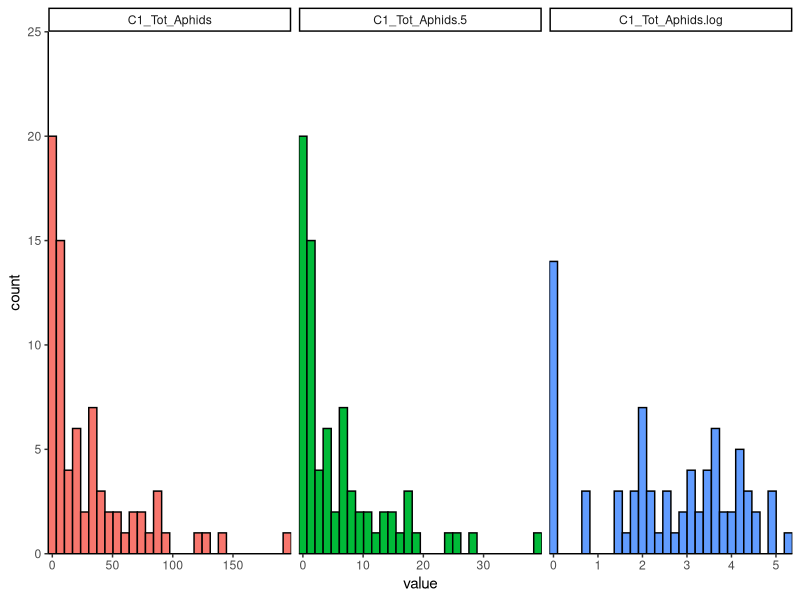

Write R code to recreate this figure.

# load libraries ----------------------------------------------------------

.libPaths("P:/RLibrary") # set the path to the directory where you keep your R library.  

install.packages(c("mgcv", "vegan","nlme")) # install the mgvc, vegan, and nlme packages. mgvc allows you to do the gam modelling and vegan allows you to do multivariate analyses. nlme allows you to do mixed effect modelling and different autocorrelation structures 

library(mgcv) # load the libraries 
library(vegan)
library(nlme)
library(tidyverse)


# load the data -----------------------------------------------------------

R.Version() # display what version of R 
citation() # get citation for R
citation(package = "mgcv") # get citation for packages
toBibtex(citation(package = "mgcv")) # citations in Bibtex format
update.packages() # update already installed packages

data2010 <- read_csv("data/2010_Above.csv") # read in the 2010 above data
head(data2010) # look at the first 6 rows
tail(data2010) # look at the last 6 rows
data2011 <- read_csv("data/2011_Above.csv") # read in the 2011 above data
head(data2011) # look at the first 6 rows
tail(data2011) # look at the last 6 rows



# manipulate data ---------------------------------------------------------

## Manipulate 2010 data
data2010 %>% 
  mutate(logPatchsize = log10(Patch_Size), # log transform patchsize and prox
         logProx = log10(Prox),
         C1NotGrz = C1_Tot_Lfts - C1_Tot_Grz, #calculation of ungrazed leaves for each census
         C2NotGrz = C2_Tot_Lfts - C2_Tot_Grz,
         C1TotLftsPlt = C1_Tot_Lfts/5,
         C2TotLftsPlt = C2_Tot_Lfts/5,
         logC1TotLftsPlt = log(C1TotLftsPlt), #log transformation of total leaves for use as covariates in GAMM analysis
         logC2TotLftsPlt = log(C2TotLftsPlt)) -> data2010.rev

as.data.frame(data2010.rev) # displaying as a data.frame
View(data2010.rev) #opening the spreadsheet style viewer

## Manipulate 2011 data
data2011 %>% 
  mutate(logPatchsize = log10(Patch_Size), # log transform patchsize and prox
         logProx = log10(Prox),
         C1NotGrz = C1_Tot_Lfts - C1_Tot_Grz, #calculation of ungrazed leaves for each census
         C2NotGrz = C2_Tot_Lfts - C2_Tot_Grz,
         C3NotGrz = C3_Tot_Lfts - C3_Tot_Grz,
         C1TotLftsPlt = C1_Tot_Lfts/5,
         C2TotLftsPlt = C2_Tot_Lfts/5,
         C3TotLftsPlt = C3_Tot_Lfts/5,
         logC1TotLftsPlt = log(C1TotLftsPlt), #log transformation of total leaves for use as covariates in GAMM analysis
         logC2TotLftsPlt = log(C2TotLftsPlt),
         logC3TotLftsPlt = log(C3TotLftsPlt)) -> data2011.rev


# GAM analysis ------------------------------------------------------------
#GAMM analysis of 2010 First Census Aphids (Figure S3)
aphids2010mod1 <- gamm(C1_Tot_Aphids/5 ~ offset(logC1TotLftsPlt) + # offset is standardizing output by the total leaves on a plant, must be log transformed
                        s(Distance,k=5,bs="cr") + # smoothing terms, k represents "window of smoothing", bs is the type of spline in the smoothing
                        s(logPatchsize,bs="cr") +
                        s(logProx,bs="cr"),
                      random=list(Plot=~1), # random intercept for plot.  account for variation by plot but not explicitly calculate paramters for plot
                      family=negbin(1), # dependent variable follows negative binomial distribution
                      data=data2010.rev)

summary(aphids2010mod1$gam)
aphids2010mod1

# Challenge:  create a histogram of C1_Tot_Aphids and C1_Tot_Aphids/5 and natural log of C1_Tot_Aphids in ggplot2

data2010.rev %>% 
  select(Plot,C1_Tot_Aphids) %>% # limiting data to two columns
  mutate(C1_Tot_Aphids.5 = C1_Tot_Aphids/5, # data transformations
         C1_Tot_Aphids.log = log(C1_Tot_Aphids+1)) %>% 
  gather(type, value, C1_Tot_Aphids:C1_Tot_Aphids.log) %>% # create data in long form
  ggplot() + # pipe directly into ggplot
  geom_histogram(aes(x = value, fill = type), colour = "black") + # values for histogram are in the value column, set the fill colors in the histogram based on type column, edge color black
  facet_wrap(~type, ncol = 3, scales = "free_x") + # creating subplots based on type, in three columns and we want x to vary by subplot
  coord_cartesian(ylim = c(0,25), expand = FALSE) + # eliminating that damn 'pretty space'
  theme_classic() + # use classic theme
  theme(legend.position = "none") # delete the legend

exp(predict(aphids2010mod1$gam))

## create new data

newdata <- data.frame(Distance = min(data2010.rev$Distance):max(data2010.rev$Distance),
                      logPatchsize = mean(data2010.rev$logPatchsize),
                      logProx = mean(data2010.rev$logProx),
                      logC1TotLftsPlt = mean(data2010.rev$logC1TotLftsPlt))

data.frame(newdata,
      fit = predict(aphids2010mod1$gam, newdata = newdata, type = "response", se = TRUE)$fit,
      se.fit = predict(aphids2010mod1$gam, newdata = newdata, type = "response", se = TRUE)$se.fit)

#Other increments
seq(min(data2010.rev$Distance),max(data2010.rev$Distance), by = 10)
data2010.rev
